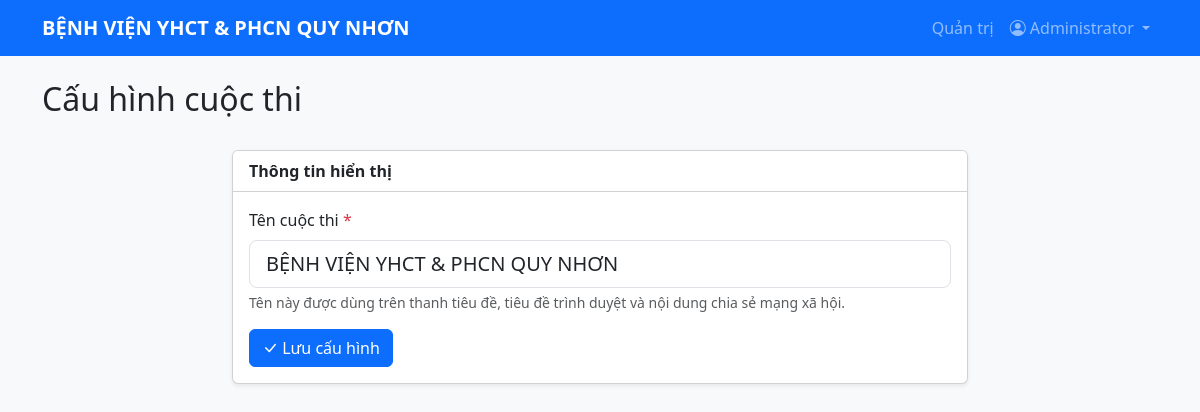
Screenshot of /admin/settings.php (signed in) with the database file from the repository.
### tables this page shows
CREATE TABLE site_settings (
    setting_key VARCHAR(100) PRIMARY KEY,
    setting_value VARCHAR(255) NOT NULL,
    updated_at TIMESTAMP NOT NULL DEFAULT CURRENT_TIMESTAMP ON UPDATE CURRENT_TIMESTAMP
);

### includes/functions.php (called while the page is built, shortened)
<?php
function h($str) {
    return htmlspecialchars($str ?? '', ENT_QUOTES, 'UTF-8');
}
function getSiteSetting($pdo, $key, $default = '') {
    static $settings = [];
    if (!array_key_exists($key, $settings)) {
        $stmt = $pdo->prepare("SELECT setting_value FROM site_settings WHERE setting_key = ?");
        $stmt->execute([$key]);
        $value = $stmt->fetchColumn();
        $settings[$key] = $value === false ? $default : $value;
    }
    return $settings[$key];
}
function isLoggedIn() {
    return isset($_SESSION['user_id']);
}
function isAdmin() {
    return isset($_SESSION['role']) && $_SESSION['role'] === 'admin';
}
?>

### admin/settings.php (the view, shortened to what this page needs)
<?php
require_once __DIR__ . '/../config/database.php';
require_once __DIR__ . '/../includes/functions.php';
$defaultContestName = 'BỆNH VIỆN YHCT & PHCN QUY NHƠN';
if ($_SERVER['REQUEST_METHOD'] === 'POST') {
    verify_csrf();
    $contestName = trim($_POST['contest_name'] ?? '');
    if ($contestName === '') {
        $error = 'Vui lòng nhập tên cuộc thi.';
    } elseif (mb_strlen($contestName) > 255) {
        $error = 'Tên cuộc thi không được dài quá 255 ký tự.';
    } else {
        $stmt = $pdo->prepare("INSERT INTO site_settings (setting_key, setting_value)
            VALUES ('contest_name', ?)
            ON DUPLICATE KEY UPDATE setting_value = VALUES(setting_value)");
        $stmt->execute([$contestName]);
        $success = 'Đã cập nhật tên cuộc thi.';
    }
} else {
    $contestName = getSiteSetting($pdo, 'contest_name', $defaultContestName);
}
require_once __DIR__ . '/../includes/header.php';
?>
<div class="d-flex justify-content-between align-items-center mb-4">
    <h2>Cấu hình cuộc thi</h2>
</div>
<div class="row justify-content-center">
    <div class="col-lg-8">
        <div class="card shadow-sm">
            <div class="card-header bg-white fw-bold">Thông tin hiển thị</div>
            <div class="card-body">
                <form method="post">
                    <div class="mb-3">
                        <label for="contestName" class="form-label">Tên cuộc thi <span class="text-danger">*</span></label>
                        <input id="contestName" type="text" name="contest_name" class="form-control form-control-lg" maxlength="255" value="<?= h($contestName) ?>" required autofocus>
                        <div class="form-text">Tên này được dùng trên thanh tiêu đề, tiêu đề trình duyệt và nội dung chia sẻ mạng xã hội.</div>
                    </div>
                    <button type="submit" class="btn btn-primary"><i class="bi bi-check-lg"></i> Lưu cấu hình</button>
                </form>
            </div>
        </div>
    </div>
</div>
<?php require_once __DIR__ . '/../includes/footer.php'; ?>

### includes/header.php (shortened to what this page needs)
<?php
require_once __DIR__ . '/../config/database.php';
require_once __DIR__ . '/functions.php';
$contestName = getSiteSetting($pdo, 'contest_name', 'BỆNH VIỆN YHCT & PHCN QUY NHƠN');
?>
<!DOCTYPE html>
<html lang="vi">
<head>
    <link href="https://cdn.jsdelivr.net/npm/bootstrap@5.3.0/dist/css/bootstrap.min.css" rel="stylesheet">
    <link rel="stylesheet" href="https://cdn.jsdelivr.net/npm/bootstrap-icons@1.10.5/font/bootstrap-icons.css">
</head>
<body>
<nav class="navbar navbar-expand-lg navbar-dark bg-primary mb-4">
  <div class="container">
    <a class="navbar-brand" href="/index.php"><?= h($contestName) ?></a>
    <div class="collapse navbar-collapse" id="navbarNav">
      <ul class="navbar-nav">
        <?php if (isLoggedIn()): ?>
        <?php if (isAdmin()): ?>
        <li class="nav-item">
          <a class="nav-link" href="/admin/index.php">Quản trị</a>
        </li>
        <?php endif; ?>
        <li class="nav-item dropdown">
          <a class="nav-link dropdown-toggle" href="#" id="navbarDropdown" role="button" data-bs-toggle="dropdown">
            <i class="bi bi-person-circle"></i> <?= h($_SESSION['fullname'] ?? '') ?>
          </a>
        </li>
        <?php endif; ?>
      </ul>
    </div>
  </div>
</nav>
<div class="container">

### includes/header.php (style rules this page uses)
body { background-color: #f8f9fa; }
.navbar-brand { white-space: normal; line-height: 1.2; font-weight: 600; }

### rows the page displays
site_settings: setting_value "BỆNH VIỆN YHCT & PHCN QUY NHƠN", contest_name "BỆNH VIỆN YHCT & PHCN QUY NHƠN"

### other values shown
$_SESSION['fullname'] "Administrator"
